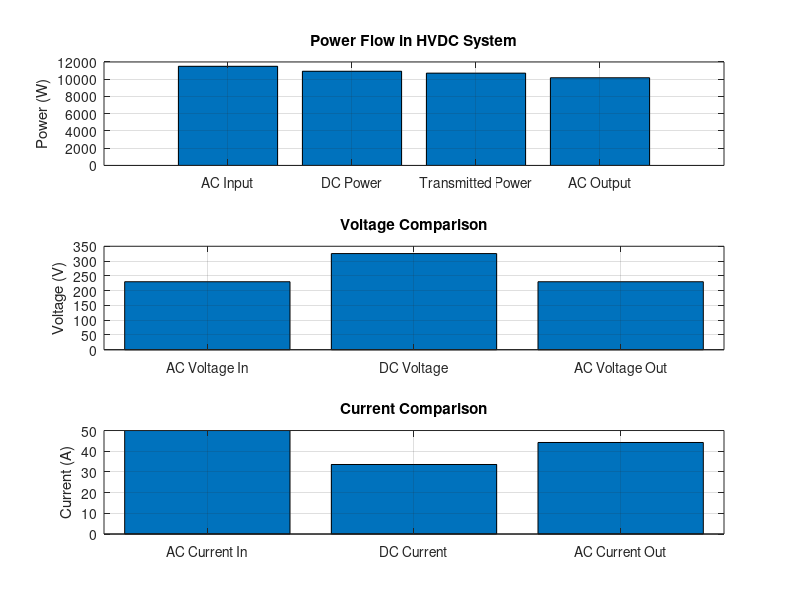

The MATLAB script that drew this image:
clc; clear; close all;

%% High Voltage DC (HVDC) Transmission System Simulation
% This script simulates an HVDC system, including rectification, DC transmission, and inversion.

%% System Parameters
V_ac = 230;  % AC voltage (V)
I_ac = 50;   % AC current (A)
R_load = 10; % Load resistance (ohms)
converter_efficiency = 0.95; % Converter efficiency
transmission_loss_factor = 0.02; % 2% loss in transmission

%% AC to DC Rectification
P_ac = V_ac * I_ac; % AC Power (W)
P_dc = P_ac * converter_efficiency; % DC Power after rectification
V_dc = sqrt(2) * V_ac; % Approximate DC voltage
I_dc = P_dc / V_dc; % DC current

%% HVDC Transmission
transmission_loss = P_dc * transmission_loss_factor;
P_transmitted = P_dc - transmission_loss;

%% DC to AC Inversion
P_ac_out = P_transmitted * converter_efficiency; % Power after inversion
V_ac_out = V_ac; % Restoring AC voltage at receiving end
I_ac_out = P_ac_out / V_ac_out; % AC current at receiving end

%% Visualization
figure;
subplot(3,1,1);
bar([P_ac, P_dc, P_transmitted, P_ac_out]);
set(gca, 'xticklabel', {'AC Input', 'DC Power', 'Transmitted Power', 'AC Output'});
title('Power Flow in HVDC System');
ylabel('Power (W)'); grid on;

subplot(3,1,2);
bar([V_ac, V_dc, V_ac_out]);
set(gca, 'xticklabel', {'AC Voltage In', 'DC Voltage', 'AC Voltage Out'});
title('Voltage Comparison');
ylabel('Voltage (V)'); grid on;

subplot(3,1,3);
bar([I_ac, I_dc, I_ac_out]);
set(gca, 'xticklabel', {'AC Current In', 'DC Current', 'AC Current Out'});
title('Current Comparison');
ylabel('Current (A)'); grid on;

%% Display Results
disp(['Input AC Power: ', num2str(P_ac), ' W']);
disp(['Rectified DC Power: ', num2str(P_dc), ' W']);
disp(['Transmitted DC Power: ', num2str(P_transmitted), ' W']);
disp(['Output AC Power: ', num2str(P_ac_out), ' W']);
disp(['Transmission Loss: ', num2str(transmission_loss), ' W']);
disp(['System Efficiency: ', num2str((P_ac_out/P_ac) * 100), ' %']);
